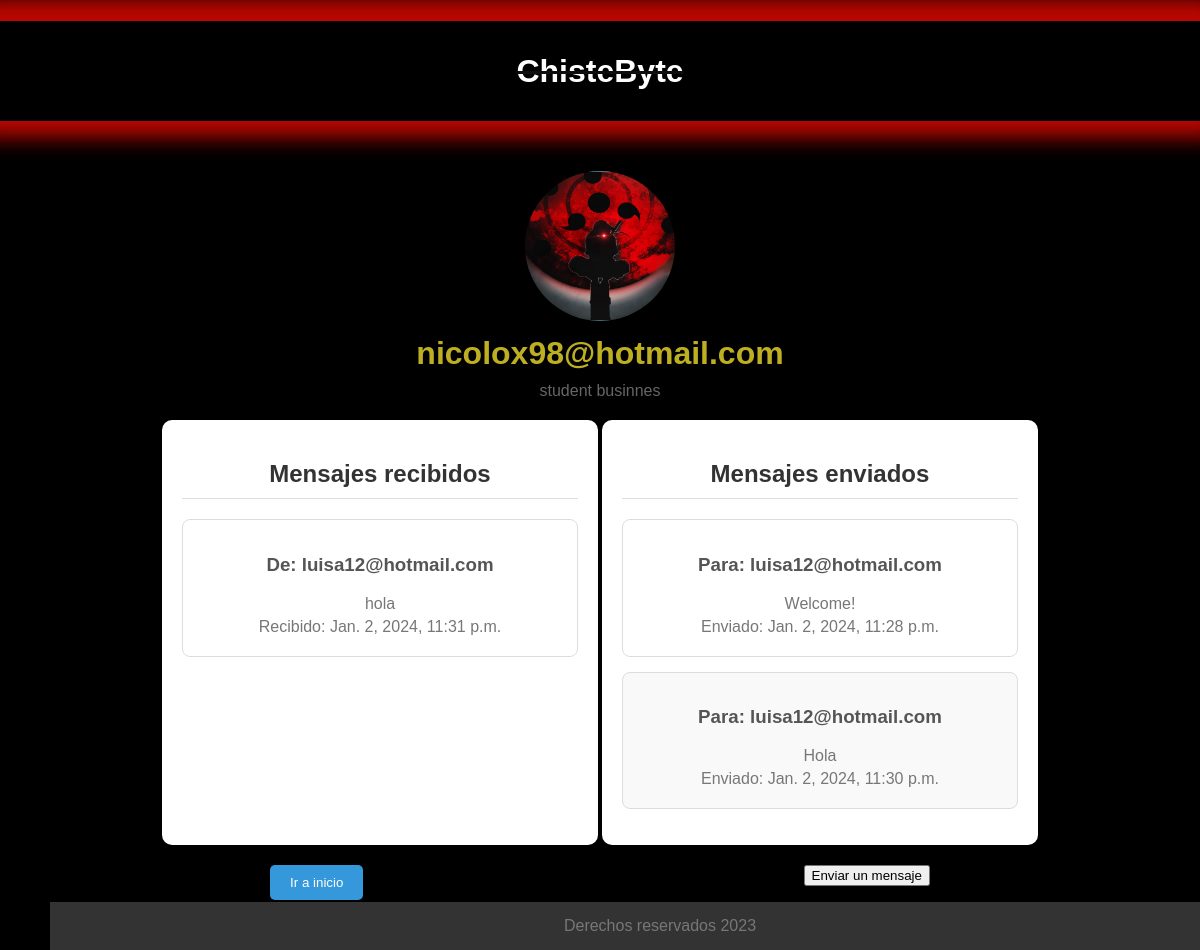
Screenshot of /App/accounts/profile/ (signed in) with the database file from the repository.
### App/models.py (models this page shows)
class Profile(models.Model):
    user = models.OneToOneField(User, on_delete=models.CASCADE)
    image = models.ImageField(default='profile_pics/default.jpg', upload_to='profile_pics')
    name = models.CharField(max_length=100)
    description = models.TextField()
    website = models.URLField(null=True, blank=True)  # Agrega este campo

class Message(models.Model):
    sender = models.ForeignKey(User, related_name='sent_messages', on_delete=models.CASCADE)
    receiver = models.ForeignKey(User, related_name='received_messages', on_delete=models.CASCADE)
    message = models.TextField()
    timestamp = models.DateTimeField(auto_now_add=True)

### App/views.py (the view)
# urls.py: path('accounts/profile/', profile, name='profile'),
@login_required
def profile(request):
    profile = Profile.objects.get(user=request.user)
    sent_messages = Message.objects.filter(sender=request.user)
    received_messages = Message.objects.filter(receiver=request.user)
    return render(request, 'profile.html', {'profile': profile, 'sent_messages': sent_messages, 'received_messages': received_messages})

### App/templates/profile.html (shortened to what this page needs)
{% load static %}
<!DOCTYPE html>
<html lang="es">
<head>
    <link rel="stylesheet" href="{% static 'App/base.css' %}">
</head>
<body>
{% block content %}
<div class="Header">
    <header>
    <h1>ChisteByte</h1>
    </header>
</div>
<div class="perfil">
    <img class="perfil-imagen" src="{{ profile.image.url }}" alt="Profile image">
    <h1 class="perfil-nombre">{{ profile.user.username }}</h1>
    <p class="perfil-descripcion">{{ profile.description }}</p>
    <div class="mensajes-container">
        <div class="mensajes recibidos">
            <h2>Mensajes recibidos</h2>
            <ul class="lista-mensajes">
                {% for message in received_messages %}
                    <li>
                        <h3>De: {{ message.sender.username }}</h3>
                        <p>{{ message.message }}</p>
                        <p>Recibido: {{ message.timestamp }}</p>
                    </li>
                {% empty %}
                    <li>No has recibido ningún mensaje.</li>
                {% endfor %}
            </ul>
        </div>
        <div class="mensajes enviados">
            <h2>Mensajes enviados</h2>
            <ul class="lista-mensajes">
                {% for message in sent_messages %}
                    <li>
                        <h3>Para: {{ message.receiver.username }}</h3>
                        <p>{{ message.message }}</p>
                        <p>Enviado: {{ message.timestamp }}</p>
                    </li>
                {% empty %}
                    <li>No has enviado ningún mensaje.</li>
                {% endfor %}
            </ul>
        </div>
    </div>
    <div class="boton-container2">
        <a class="home-a" href="{% url 'home' %}">
            <button class="home" type="button">Ir a inicio</button>
        </a>
    <a href="{% url 'send_message' %}">
        <button type="button">Enviar un mensaje</button>
    </a>
</div>
{% endblock %}
<footer class="footer_p">
    <p>Derechos reservados 2023</p>
</footer>
</body>
</html>

### App/static/App/base.css (style rules this page uses)
body { margin: 0; padding: 0; font-family: Arial, sans-serif; background-color: rgb(0, 0, 0); }
.Header { max-width: 100%; position: relative; color: rgb(14, 13, 13); text-align: center; line-height: 100px; text-decoration: line-through; box-shadow: -1px -4px 20px 20px rgba(241, 9, 1, 0.781); }
.Header h1 { color: white; font-weight: 800; }
.perfil { text-align: center; margin: 50px; }
.perfil-imagen { width: 150px; height: 150px; border-radius: 50%; object-fit: cover; color: white; }
.perfil-nombre { color: #beaf22; margin: 10px 0; }
.perfil-descripcion { color: #666; margin: 0; }
.perfil-nombre, .perfil-descripcion { animation: glow 2s infinite; }
.boton-container2 { display: flex; justify-content: center; margin-top: 40px; justify-content: space-around; }
.mensajes-container { display: flex; justify-content: space-around; width: 80%; margin: 20px auto; }
.mensajes { width: 45%; background-color: #fff; border-radius: 10px; box-shadow: 0 0 10px rgba(0, 0, 0, 0.1); padding: 20px; }
h2 { color: #333; border-bottom: 1px solid #ddd; padding-bottom: 10px; }
.lista-mensajes { list-style: none; padding: 0; }
.lista-mensajes li { margin: 15px 0; padding: 15px; border: 1px solid #ddd; border-radius: 8px; }
h3 { color: #555; }
p { color: #777; margin: 5px 0; }
.lista-mensajes li:nth-child(even) { background-color: #f9f9f9; }
.lista-mensajes li:nth-child(odd) { background-color: #fff; }
footer { background-color: #333; color: white; text-align: center; padding: 10px; position: fixed; bottom: 0; width: 100%; }
.boton-container2 { text-align: center; margin-top: 20px; }
.home-a { text-decoration: none; }
.home, .enviar-mensaje-home { background-color: #3498db; color: #fff; padding: 10px 20px; border: none; border-radius: 5px; cursor: pointer; }

### rows the page displays
Profile: image (placeholder picture), user.username "nicolox98@hotmail.com", description "student businnes"
Message: sender.username "luisa12@hotmail.com", message "hola", timestamp "Jan. 2, 2024, 11:31 p.m."
Message: receiver.username "luisa12@hotmail.com", message "Welcome!", timestamp "Jan. 2, 2024, 11:28 p.m."
Message: receiver.username "luisa12@hotmail.com", message "Hola", timestamp "Jan. 2, 2024, 11:30 p.m."
